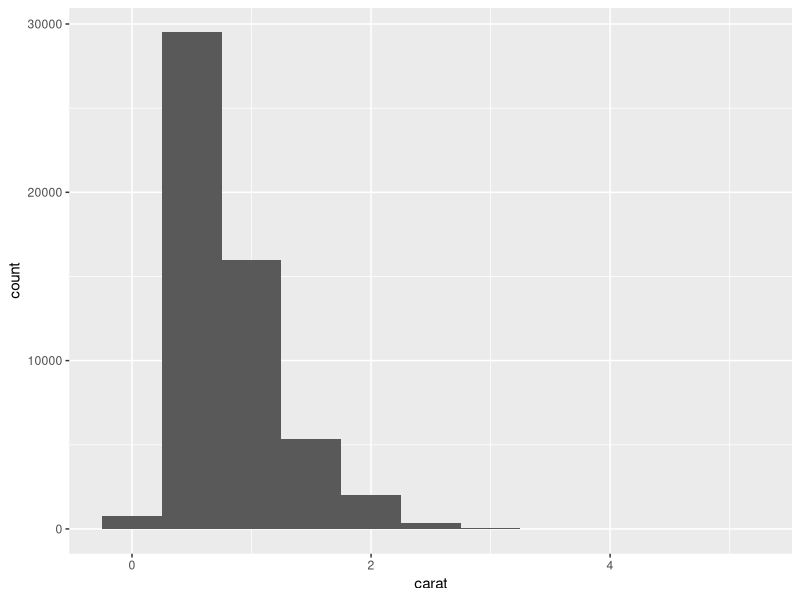
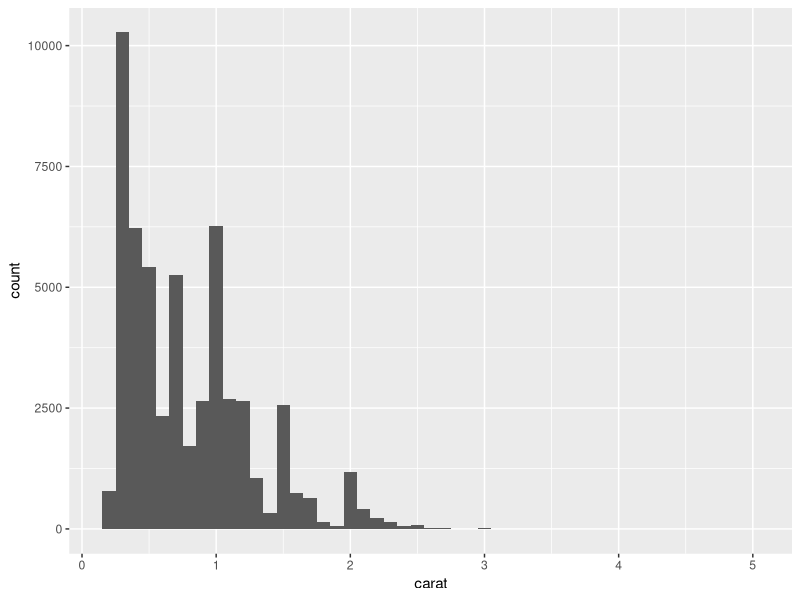
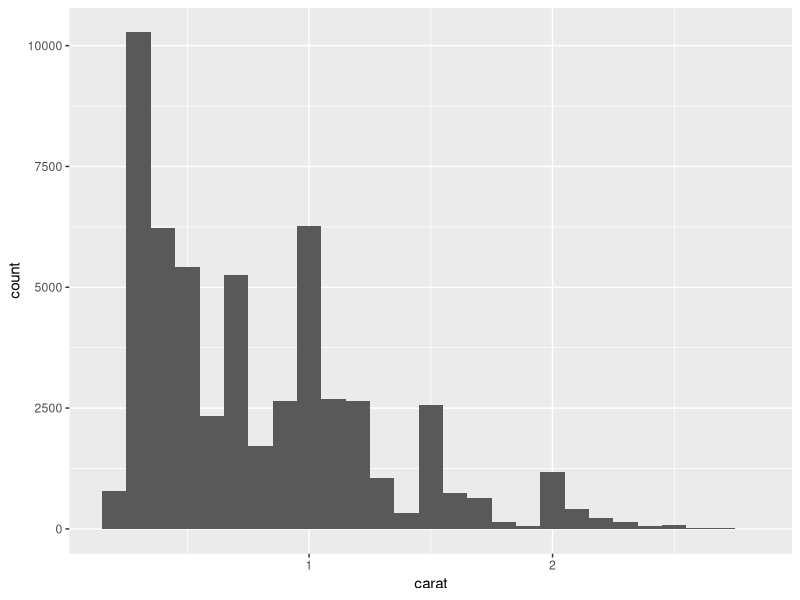
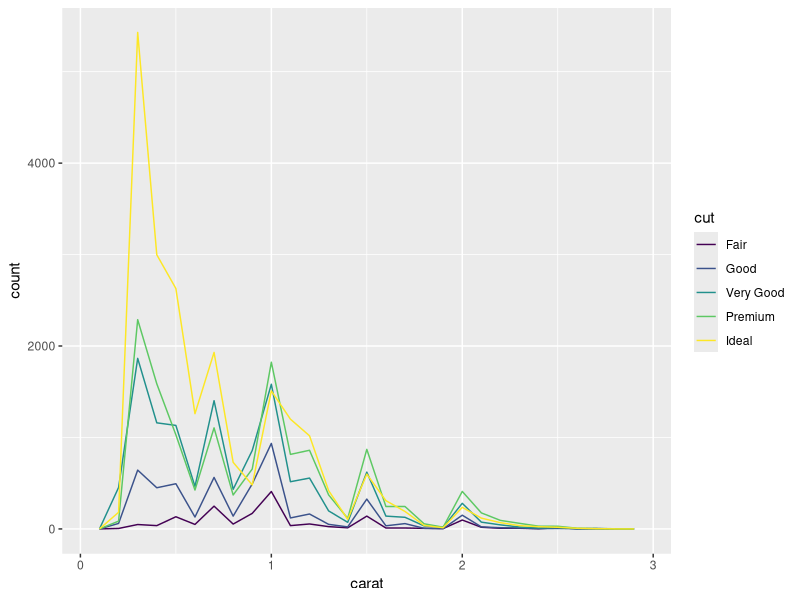
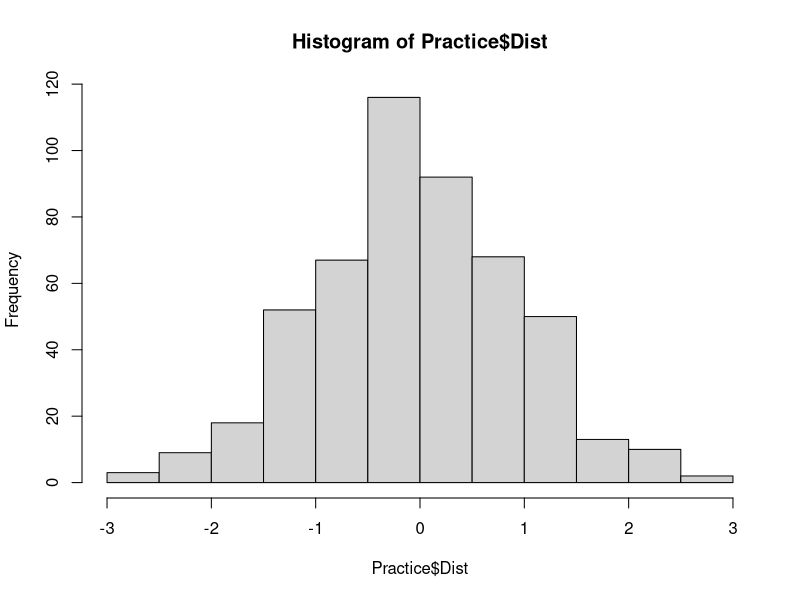
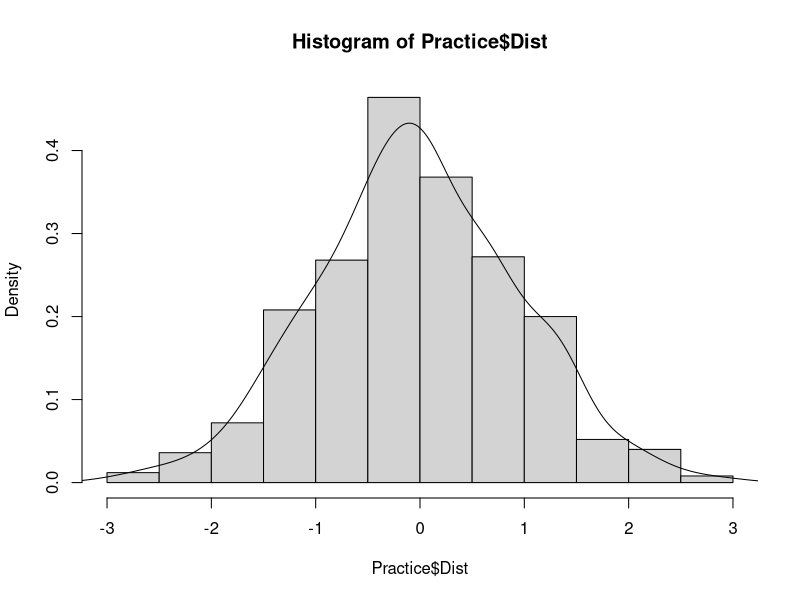
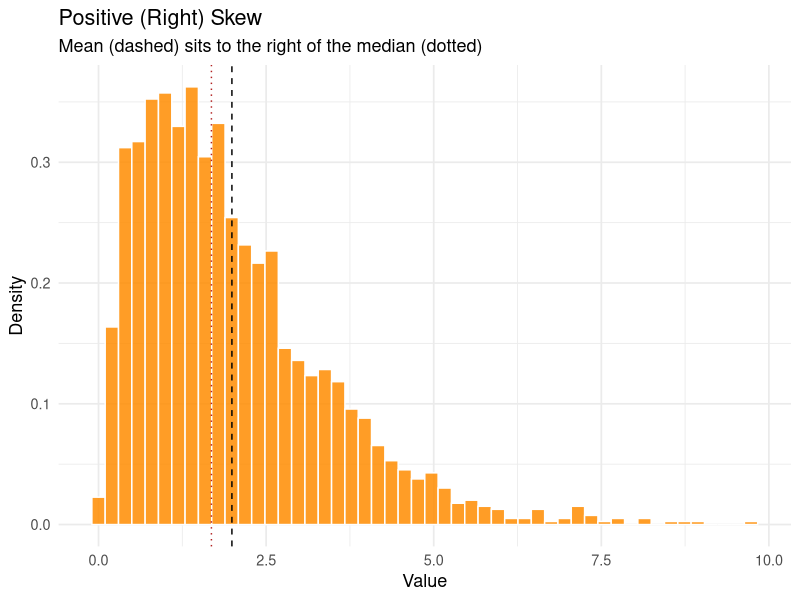
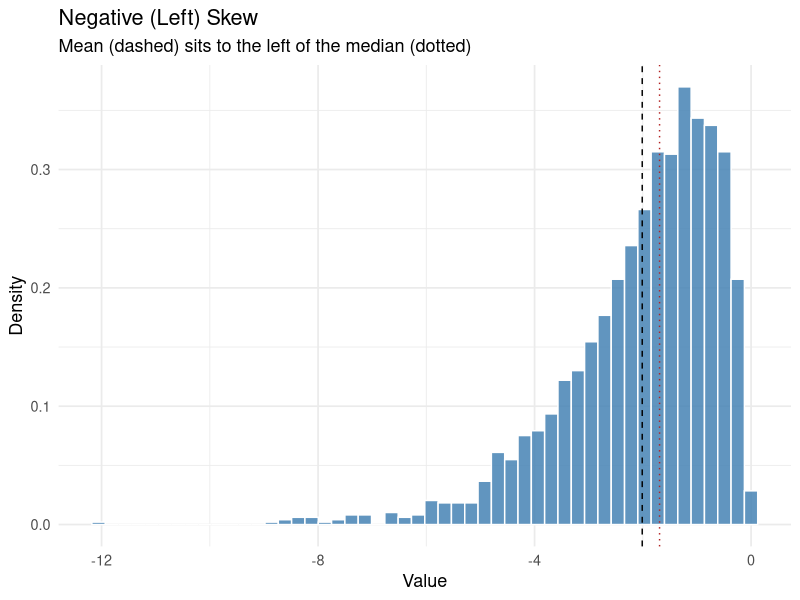

Here is the R script that generated these plots, in order:
## ---- chunk 1
data("diamonds")
library(tidyverse)
data(Practice)
data(smaller)
## ---- chunk 2
ggplot(data = diamonds) +
  geom_histogram(mapping = aes(x = carat), binwidth = 0.5)
## ---- chunk 3
ggplot(data = diamonds) +
  geom_histogram(mapping = aes(x = carat), binwidth = 0.1)
## ---- chunk 4
smaller <- diamonds |> 
  filter(carat < 3)
## ---- chunk 5
ggplot(data = smaller, mapping = aes(x = carat)) +
  geom_histogram(binwidth = 0.1)
## ---- chunk 6
ggplot(data = smaller, mapping = aes(x = carat, color = cut)) +
  geom_freqpoly(binwidth = 0.1)
## ---- chunk 7
set.seed(42)
Practice <- data.frame(Condition = 
            c(rep(c("A", "B"), each=250)), 
            Dist = rnorm(500, mean = 0, sd = 1))
## ---- chunk 8
hist(Practice$Dist)
## ---- chunk 9
hist(Practice$Dist, probability = TRUE)
lines(density(Practice$Dist))
## ---- chunk 10
#| echo: false
library(tidyverse)

set.seed(42)

# Positive (right) skew — long tail extends right
df_pos_skew <- tibble(x = rgamma(2000, shape = 2, rate = 1))

# Negative (left) skew — mirror the gamma by negating it
df_neg_skew <- tibble(x = -rgamma(2000, shape = 2, rate = 1))

p_pos <- ggplot(df_pos_skew, aes(x = x)) +
  geom_histogram(aes(y = after_stat(density)), bins = 50,
                 fill = "darkorange", color = "white", alpha = 0.85) +
  geom_vline(aes(xintercept = mean(x)), color = "black", linetype = "dashed") +
  geom_vline(aes(xintercept = median(x)), color = "firebrick", linetype = "dotted") +
  labs(title = "Positive (Right) Skew",
       subtitle = "Mean (dashed) sits to the right of the median (dotted)",
       x = "Value", y = "Density") +
  theme_minimal(base_size = 13)

p_neg <- ggplot(df_neg_skew, aes(x = x)) +
  geom_histogram(aes(y = after_stat(density)), bins = 50,
                 fill = "steelblue", color = "white", alpha = 0.85) +
  geom_vline(aes(xintercept = mean(x)), color = "black", linetype = "dashed") +
  geom_vline(aes(xintercept = median(x)), color = "firebrick", linetype = "dotted") +
  labs(title = "Negative (Left) Skew",
       subtitle = "Mean (dashed) sits to the left of the median (dotted)",
       x = "Value", y = "Density") +
  theme_minimal(base_size = 13)

p_pos
p_neg
## ---- chunk 11
ggplot(Practice, aes(x=Dist)) +
    geom_histogram(binwidth=.4, colour="black", fill="white")
## ---- chunk 12
ggplot(Practice, aes(x=Dist)) + 
    geom_histogram(aes(y= after_stat(density)),
                   binwidth=.4,
                   colour="black", fill="white") +
    geom_density()
## ---- chunk 13
ggplot(Practice, aes(x=Dist, fill=Condition)) +
    geom_histogram(binwidth=.4, alpha=.5, position="identity")
## ---- chunk 14
ggplot(Practice, aes(x=Dist, color=Condition)) + geom_density()
